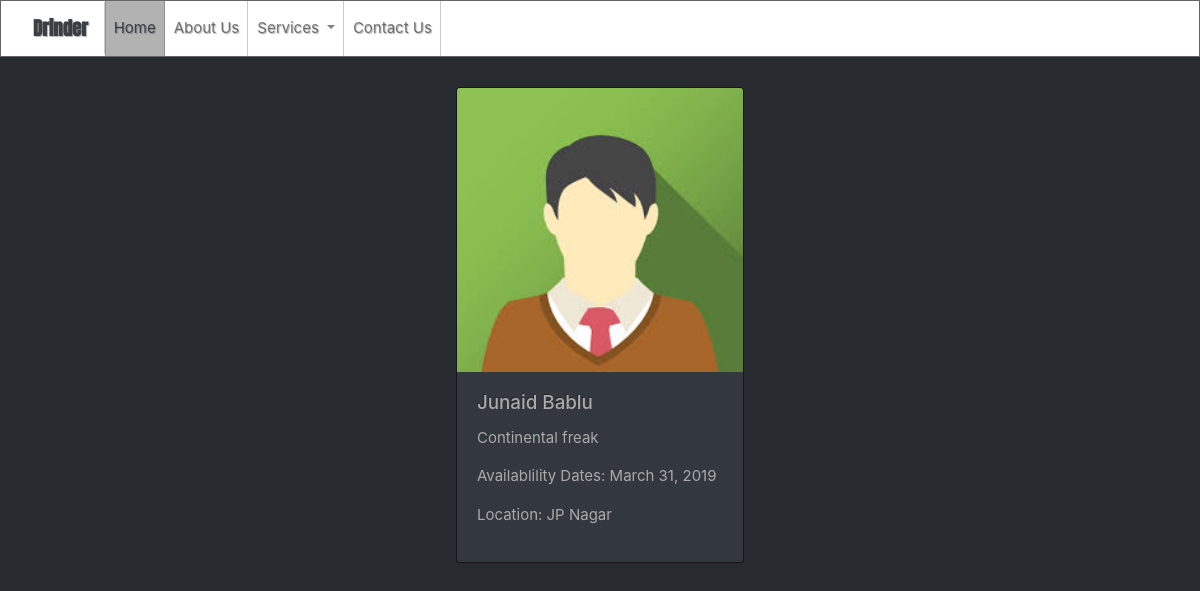
/profile/1/ (signed in), run on the app's committed database.
### regaleapp/models.py (models this page shows, shortened)
class Person(models.Model):
	user = models.OneToOneField(User, on_delete=models.CASCADE)
	bio = models.CharField(max_length=50, blank=True)
	is_available = models.DateField(blank=True, null=True)
	location = models.ForeignKey(Location, on_delete=models.CASCADE, blank=True, null=True)
	restaurant = models.ForeignKey(Restaurant, on_delete=models.CASCADE, blank=True, null=True)

class Location(models.Model):
	name = models.CharField(max_length=20)

### regaleapp/views.py (the view)
# urls.py: path('profile/<int:pk>/',views.profile_view),
def profile_view(request,pk):
	if request.user.is_authenticated:
		profile = Person.objects.get(pk=pk)
		if request.method == 'POST':
			other_user = User.objects.get(pk=pk)
			friend_request = Friend.objects.add_friend(request.user,other_user)
			return HttpResponse(f'request has been sent to {profile.user.first_name}')
		return render(request,'profilepage.html',{"profile":profile})
	else:
		return redirect('/')

### regaleapp/templates/profilepage.html (shortened to what this page needs)
{% load static %}
<!DOCTYPE html>
<html>
	<head>
				<link rel="stylesheet" type="text/css" href="https://bootswatch.com/4/slate/bootstrap.min.css">
		<link rel="stylesheet" type="text/css" href="{% static 'css/style.css' %}">
	</head>
	<body>
		<nav class="navbar navbar-expand-lg navbar-light mybg">
			<a class="navbar-brand" href="/" id="name"> Drinder</a>
			<div class="collapse navbar-collapse" id="navbarSupportedContent">
				<ul class="navbar-nav mr-auto">
					<li class="nav-item active">
						<a class="nav-link" href="/">Home<span class="sr-only">(current)</span></a>
					</li>
					<li class="nav-item">
						<a class="nav-link" href="/about/">About Us</a>
					</li>
					<li class="nav-item dropdown">
						<a class="nav-link dropdown-toggle" href="#" id="navbarDropdown" role="button" data-toggle="dropdown" aria-haspopup="true" aria-expanded="false">
							Services
						</a>
					</li>
					<a class="nav-link" href="/contact_us/">Contact Us</a>
				</ul>
			</div>
		</nav>
		<div class="container profile-view">
			<div class="card" style="width: 18rem;">
				<img src="{% static 'img/profile_img.jpg' %}" class="card-img-top" alt="...">
				<div class="card-body">
					<h5 class="card-title">{{profile.user.first_name}} {{profile.user.last_name}}</h5>
					<p class="card-text">{{profile.bio}}</p>
					<p>Availablility Dates: {{profile.is_available}}</p>
					<p>Location: {{profile.location.name}}</p>
				</div>
			</div>
		</div>
	</body>
</html>

### regaleapp/static/css/style.css (style rules this page uses)
.mybg { background-color: white; }
#name { font-family: 'Anton', sans-serif; font-weight: bolder; }
.container { padding-top: 30px; padding-bottom: 60px; }
.search-result-center, .profile-view, .profile-edit, .search-form { display: flex; justify-content: center; flex-wrap: wrap; }

### data on the page
Person: user.first_name "Junaid", user.last_name "Bablu", bio "Continental freak", is_available "March 31, 2019", location.name "JP Nagar"
